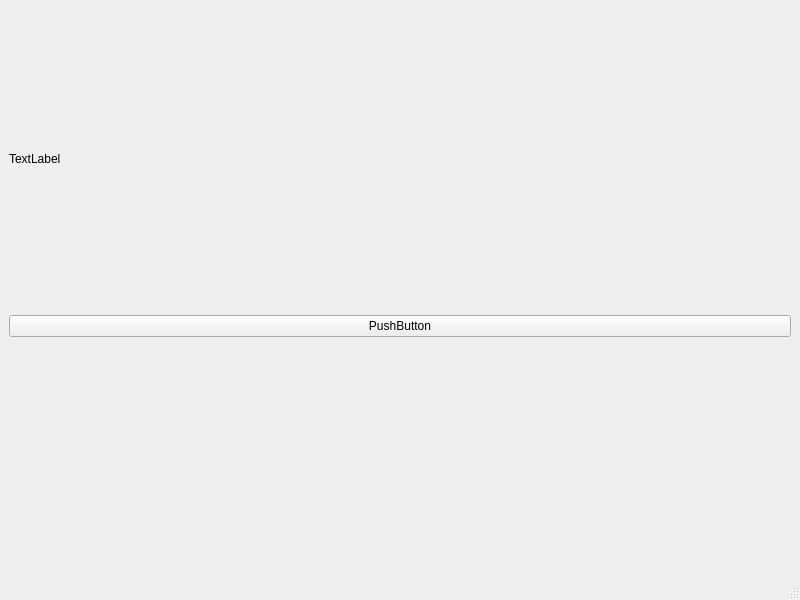
<?xml version="1.0" encoding="UTF-8"?>
<ui version="4.0">
 <class>MainWindow11</class>
 <widget class="QMainWindow" name="MainWindow11">
  <property name="geometry">
   <rect>
    <x>0</x>
    <y>0</y>
    <width>800</width>
    <height>600</height>
   </rect>
  </property>
  <property name="windowTitle">
   <string>MainWindow</string>
  </property>
  <widget class="QWidget" name="centralwidget">
   <layout class="QVBoxLayout" name="verticalLayout">
    <item>
     <widget class="QLabel" name="label">
      <property name="minimumSize">
       <size>
        <width>0</width>
        <height>300</height>
       </size>
      </property>
      <property name="text">
       <string>TextLabel</string>
      </property>
     </widget>
    </item>
    <item>
     <widget class="QPushButton" name="pushButton_2">
      <property name="text">
       <string>PushButton</string>
      </property>
     </widget>
    </item>
    <item>
     <spacer name="verticalSpacer">
      <property name="orientation">
       <enum>Qt::Vertical</enum>
      </property>
      <property name="sizeHint" stdset="0">
       <size>
        <width>20</width>
        <height>40</height>
       </size>
      </property>
     </spacer>
    </item>
   </layout>
  </widget>
  <widget class="QMenuBar" name="menubar">
   <property name="geometry">
    <rect>
     <x>0</x>
     <y>0</y>
     <width>800</width>
     <height>38</height>
    </rect>
   </property>
  </widget>
  <widget class="QStatusBar" name="statusbar"/>
 </widget>
 <resources/>
 <connections>
  <connection>
   <sender>pushButton_2</sender>
   <signal>clicked()</signal>
   <receiver>MainWindow11</receiver>
   <slot>kdjSlot1()</slot>
   <hints>
    <hint type="sourcelabel">
     <x>416</x>
     <y>396</y>
    </hint>
    <hint type="destinationlabel">
     <x>398</x>
     <y>516</y>
    </hint>
   </hints>
  </connection>
 </connections>
 <slots>
  <slot>kdjSlot1()</slot>
 </slots>
</ui>
